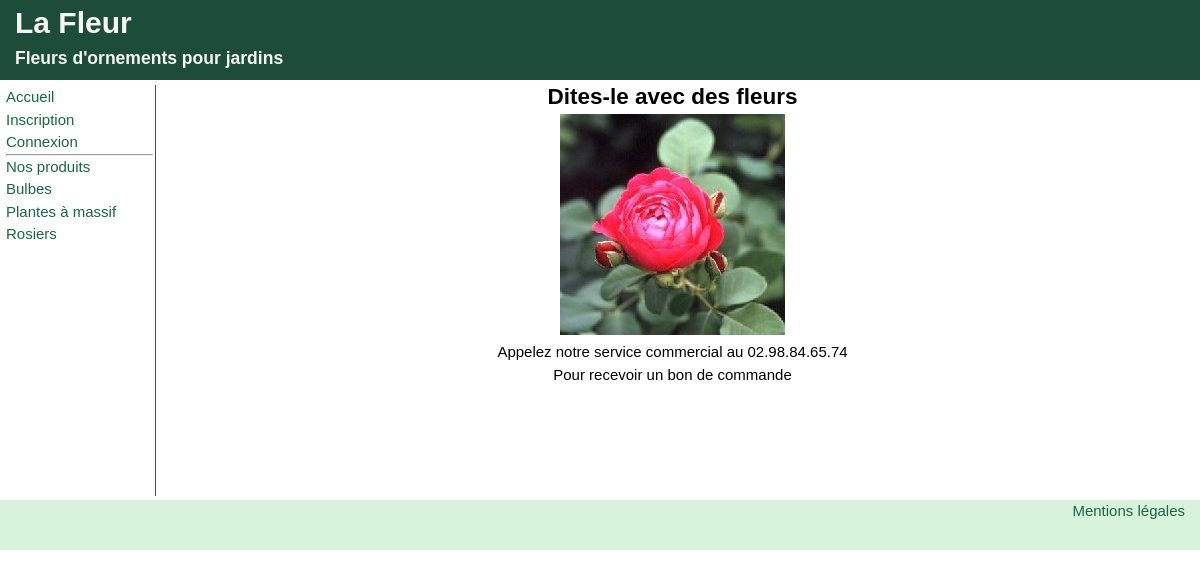
The page / on the database its author committed.
### tables this page shows
CREATE TABLE categorie (
  cat_code integer NOT NULL AUTO_INCREMENT,
  cat_libelle varchar(50) NOT NULL ,
  PRIMARY KEY  (cat_code)
);

### models/gestionBdd.php (called while the page is built, shortened)
<?php
            function getConnection() {
                try {
                    $connexion = new PDO("mysql:host=localhost;dbname=lafleurv2;charset=utf8", 'utilfleur', 'secret');
                }
                catch(PDOException $e)
                    {
                    die($e->getMessage());
                    }
                return $connexion ;
            }
        function getCategories() {
             $connexion = getConnection();
             $stm = $connexion->query("SELECT cat_code, cat_libelle FROM categorie");
             $categories=$stm->fetchAll();
             return $categories ;
            }
    ?>

### menu.php (the view)
<?php
    require_once 'models/gestionBdd.php' ;
    $categories=getCategories();
?>
    <body>
    <div class="conteneur">
    <header>
        <h1> La Fleur</h1>
        <h3>Fleurs d'ornements pour jardins</h3>
    </header>
    <nav class="menu">
        <ul>
            <li><a href="index.php">Accueil</a></li>
            <li><a href="inscription.php">Inscription</a></li>
            <li><a href="connexion.php">Connexion</a></li>
        </ul>
        <hr>
        <p> Nos produits</p>
        <ul>
        <?php
            foreach ($categories as $categorie) {
                $lib = $categorie['cat_libelle'];
                $lien = "lesproduits.php?cat=".$categorie['cat_code']."&lib=".$lib;
        ?>
            <li><a href="<?php echo $lien ; ?>"><?php echo $lib; ?></a></li>
        <?php }  ?>
        </ul>
    </nav>

### assets/css/style.css (style rules this page uses)
body { font: 15px/1.5 Arial, Helvetica, sans-serif; }
* { margin: 0px; padding: 0; }
header { grid-area: header; }
.menu { grid-area: menu; }
.conteneur { display: grid; grid-template-columns: 160px 1fr; grid-template-rows: 80px 1fr 50px; grid-template-areas: "header header" "menu page" "footer footer"; }
header { background-color: #1d4d38; color: whitesmoke; padding-left: 1em; }
a { text-decoration: none; }
a:link, a:visited { color: #1b6645; }
ul { list-style: none; }
.menu { margin: 0.3em; padding: 0.1em; border-right: 1px solid; color: #1b6645; }

### rows shown on the page
categorie: cat_libelle "Bulbes"
categorie: cat_libelle "Plantes à massif"
categorie: cat_libelle "Rosiers"
